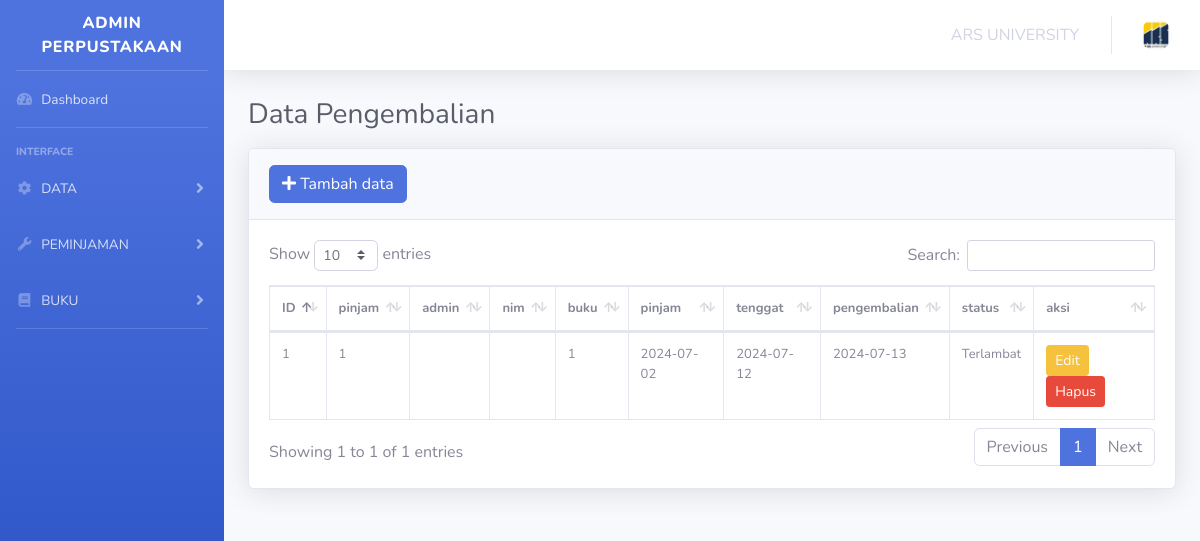
Before: /files/views/template/pengembalian.php with the older database file.
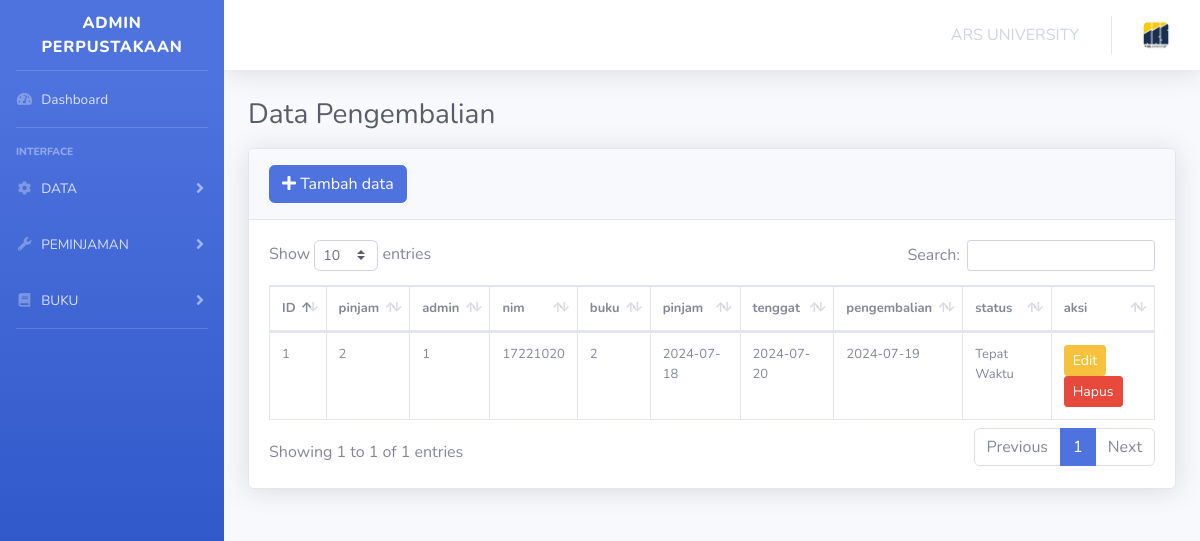
After: the same page with the newer database file.
### tables this page shows
CREATE TABLE `pengembalian` (
  `id_pengembalian` int(11) NOT NULL,
  `id_peminjaman` int(11) NOT NULL,
  `id_admin` int(11) NOT NULL,
  `nim` char(30) NOT NULL,
  `id_buku` int(11) NOT NULL,
  `tgl_pinjam` date NOT NULL,
  `tenggat` date NOT NULL,
  `tanggal_pengembalian` date NOT NULL,
  `status_pengembalian` enum('TepatWaktu','Terlambat') NOT NULL
);

### files/views/template/pengembalian.php (the view, shortened to what the changed rows need)
<!DOCTYPE html>
<html lang="en">
<head>
    <link href="../../public/vendor/fontawesome-free/css/all.min.css" rel="stylesheet" type="text/css">
    <link href="../../public/css/sb-admin-2.min.css" rel="stylesheet">
    <link href="../../public/vendor/datatables/dataTables.bootstrap4.min.css" rel="stylesheet">
</head>
<body>
    <?php
    include(__DIR__ . '/../../app/koneksi.php');
    $query = mysqli_query($conn, "SELECT id_pengembalian, id_peminjaman, id_admin, nim, id_buku, tgl_pinjam, tenggat, tanggal_pengembalian,
CASE
    WHEN tanggal_pengembalian <= tenggat THEN 'Tepat Waktu'
    ELSE 'Terlambat'
END AS status_pengembalian
FROM pengembalian ORDER BY id_pengembalian ASC");
    ?>
    <body id="page-top">
        <div id="wrapper">
            <div id="content-wrapper" class="d-flex flex-column">
                <div id="content">
                    <div id="wrapper">
                        <div id="content-wrapper" class="d-flex flex-column">
                            <div id="content">
                                <div class="container-fluid">
                                    <h1 class="h3 mb-3 mt-1 text-gray-800 page-heading">Data Pengembalian</h1>
                                    <div class="card shadow mb-4">
                                        <div class="card-body">
                                            <div class="table-responsive">
                                                <table class="table table-bordered" id="dataTable" width="100%" cellspacing="0">
                                                    <thead>
                                                        <tr style="font-size: 13px;">
                                                            <th>ID</th>
                                                            <th>pinjam</th>
                                                            <th>admin</th>
                                                            <th>nim</th>
                                                            <th>buku</th>
                                                            <th>pinjam</th>
                                                            <th>tenggat</th>
                                                            <th>pengembalian</th>
                                                            <th>status</th>
                                                            <th>aksi</th>
                                                        </tr>
                                                    </thead>
                                                    <tbody>
                                                        <?php
                                                        $id_pengembalian = 1;
                                                        while ($data = $query->fetch_object()) {
                                                        ?>
                                                            <tr style="font-size: 13px;">
                                                                <td><?= $id_pengembalian; ?></td>
                                                                <td><?= $data->id_peminjaman; ?></td>
                                                                <td><?= $data->id_admin; ?></td>
                                                                <td><?= $data->nim; ?></td>
                                                                <td><?= $data->id_buku; ?></td>
                                                                <td><?= $data->tgl_pinjam; ?></td>
                                                                <td><?= $data->tenggat; ?></td>
                                                                <td><?= $data->tanggal_pengembalian; ?></td>
                                                                <td><?= $data->status_pengembalian; ?></td>
                                                                <td>
                                                                    <button class="btn btn-warning btn-sm" data-id="<?= $data->id_pengembalian; ?>" data-id_peminjaman="<?= $data->id_peminjaman; ?>" data-id_admin="<?= $data->id_admin; ?>" data-nim="<?= $data->nim; ?>" data-id_buku="<?= $data->id_buku; ?>" data-tgl_pinjam="<?= $data->tgl_pinjam; ?>" data-tenggat="<?= $data->tenggat; ?>" data-tanggal_pengembalian="<?= $data->tanggal_pengembalian; ?>" data-status_pengembalian="<?= $data->status_pengembalian; ?>" data-toggle="modal" data-target="#editModal">
                                                                        Edit
                                                                    </button>
                                                                    <a href="?hapus=<?= $data->id_pengembalian; ?>" onclick="return confirm('Anda yakin ingin menghapus data ini?')">
                                                                        <button class="btn btn-danger btn-sm">Hapus</button>
                                                                    </a>
                                                                </td>
                                                            </tr>
                                                        <?php $id_pengembalian++;
                                                        } ?>
                                                    </tbody>
                                                </table>
                                            </div>
                                        </div>
                                    </div>
                                </div>
                            </div>
                        </div>
                    </div>
    </body>
</html>

Changed rows visible on the page:
removed pengembalian: id_peminjaman "1", id_buku "1", tgl_pinjam "2024-07-02", tenggat "2024-07-12", tanggal_pengembalian "2024-07-13", status_pengembalian "Terlambat"
added pengembalian: id_peminjaman "2", id_admin "1", nim "17221020", id_buku "2", tgl_pinjam "2024-07-18", tenggat "2024-07-20", tanggal_pengembalian "2024-07-19", status_pengembalian "Tepat Waktu"
